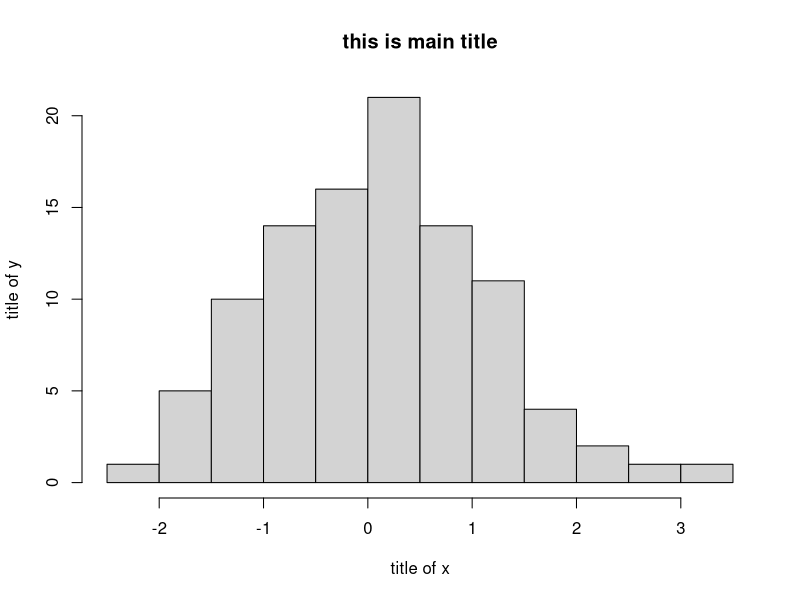
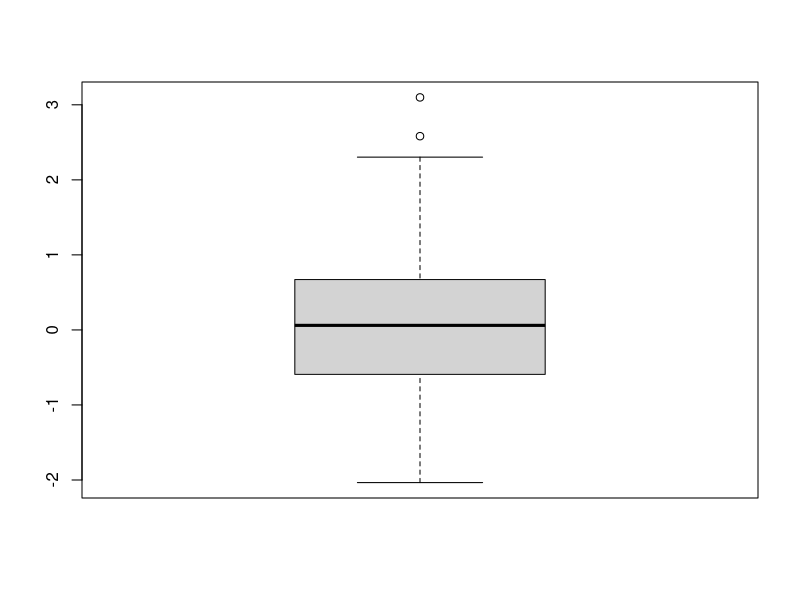
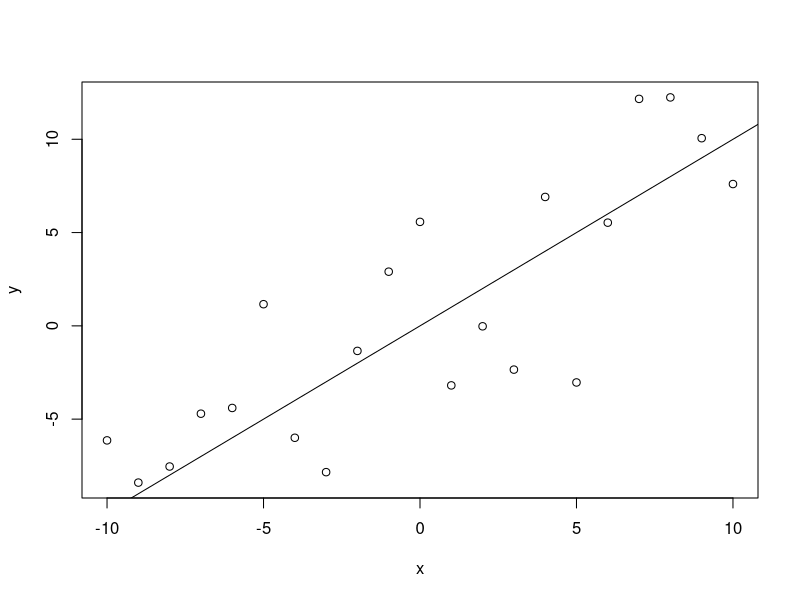

These figures' R source, in order:
##Section 2, #1 ----------------------------------------------------

x<-c(4,2,6)
y<-c(1,0,-1)

length(x)

sum(x)

sum(x^2)

x+y

x*y

x-2

x^2


##Section 2, #2 ----------------------------------------------------
7:11

seq(2,9)

seq(4,10,by=2)

seq(3,30,length=10)

seq(6,-4,by=-2)


##Section 2, #3 ----------------------------------------------------
rep(2,4)

rep(c(1,2),4)

rep(c(1,2),c(4,4))

rep(1:4,4)

rep(1:4,rep(3,4))


##Section 2, #4 ----------------------------------------------------
rep(6,6)

rep(c(5,8), 3)

rep(c(5,8), rep(4,2))


##Section 3, #1 ----------------------------------------------------
x<- c(5,9,2,3,4,6,7,0,8,12,2,9)

x[2]

x[2:4]

x[c(2,3,6)]

x[c(1:5,10:12)]

x[-(10:12)]


##Section 3, #2 ----------------------------------------------------
y<-c(33,44,29,16,25,45,33,19,54,22,21,49,11,24,56)

summaryMatrix<-matrix(y, nr=3)
#summary of each day
apply(summaryMatrix, 2, sum)

summaryMatrix<-matrix(y, nr=5, by=T)
#summary of each shop
apply(summaryMatrix, 2, sum)


##Section 5, #1 ----------------------------------------------------
attach(quakes)
summary(quakes[,3:4])


##Section 5, #2 ----------------------------------------------------
attach(mtcars)
#the mean weight
mean(wt)
#the mean of fuel consumption
mean(mpg)


##Section 8, #1 ----------------------------------------------------
x<-rnorm(100)
hist(x, main="this is main title", xlab="title of x", ylab="title of y", breaks=9)
boxplot(x)


##Section 8, #2 ----------------------------------------------------
x<- (-10):10
n<-length(x)
y<-rnorm(n,x,4)
plot(x,y)
abline(0,1)